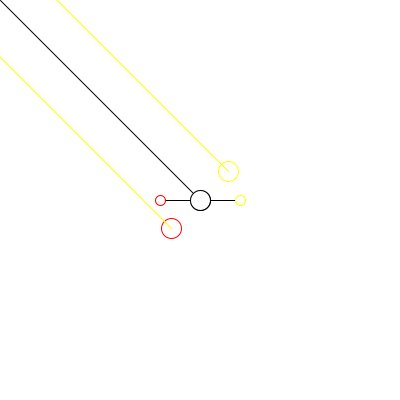
Frame 1 (no input)
Frame 60 (the mouse pressed at the canvas centre just before this capture): identical to frame 1, image omitted
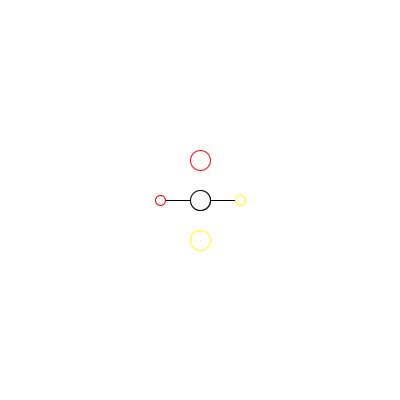
Frame 120 (the mouse held since frame 60 and released just before this capture)

The Processing sketch that drew these frames (run headless with seeded random() and noise(); from frame 60 on, the mouse is pressed at the canvas centre):

// Processing sketch: parallelLine2
// ── parallelLine2.pde
void setup()
{
  size(400, 400);

  perpPoint1 = new PVector(width/2-40, height/2);
  perpPoint2 = new PVector(width/2+40, height/2);
  centerPoint = PVector.add(perpPoint1, perpPoint2);
  centerPoint.mult(.5);
}

PVector perpPoint1, perpPoint2, centerPoint;
float mouseHeading;
void draw()
{
  background(255);
  stroke(0);
  ellipse(centerPoint.x, centerPoint.y, 20, 20);


  line(perpPoint1.x, perpPoint1.y, perpPoint2.x, perpPoint2.y);
  PVector loc = new PVector(width/2, height/2);
  PVector loc2 = new PVector(width/2+40, height/2);
  PVector loc3 = new PVector(width/2-40, height/2);
  PVector mouseLoc = new PVector(mouseX, mouseY);

  PVector diff1= PVector.sub(mouseLoc, loc);
  PVector diff2= PVector.sub(mouseLoc, loc2);
  PVector diff3= PVector.sub(mouseLoc, loc3);


  float d = diff1.dot(diff2);
  //println(d);

  float ang2 = diff1.heading();
  float ang3 = diff1.heading();
  //println(ang);

  float x2 = diff1.mag()*cos(ang2);
  float y2 = diff1.mag()*sin(ang2);

  float x3 = diff1.mag()*cos(ang3);
  float y3 = diff1.mag()*sin(ang3);
  PVector res2 = PVector.add(loc2, new PVector(x2, y2));
  PVector res3 = PVector.add(loc3, new PVector(x3, y3));
  line(loc.x, loc.y, mouseLoc.x, mouseLoc.y);
  //line(loc2.x, loc2.y, mouseX, mouseY);
  //line(loc2.x, loc2.y, res2.x, res2.y);

  //line(loc3.x, loc3.y, res3.x, res3.y);

  ellipse(centerPoint.x, centerPoint.y, 20, 20);
  stroke(255, 0, 0);
  ellipse(perpPoint1.x, perpPoint1.y, 10, 10);
  stroke(255, 255, 0);
  ellipse(perpPoint2.x, perpPoint2.y, 10, 10);

  mouseHeading=diff1.heading()+HALF_PI;
  float nx = (perpPoint1.x-centerPoint.x)*cos(mouseHeading) + (perpPoint1.y-centerPoint.y)*sin(mouseHeading) + centerPoint.x;
  float ny = (perpPoint1.x-centerPoint.x)*sin(mouseHeading) + (perpPoint1.y-centerPoint.y)*cos(mouseHeading) + centerPoint.y;
  PVector temp = new PVector(nx, ny);

  float nx2 = (perpPoint2.x-centerPoint.x)*cos(mouseHeading) + (perpPoint2.y-centerPoint.y)*sin(mouseHeading) + centerPoint.x;
  float ny2 = (perpPoint2.x-centerPoint.x)*sin(mouseHeading) + (perpPoint2.y-centerPoint.y)*cos(mouseHeading) + centerPoint.y;
  PVector temp2 = new PVector(nx2, ny2);
  //PVector temp = new PVector(perpPoint1.x, perpPoint1.y);
  //temp.sub(mouseLoc);
  //temp.rotate(perpPoint1.heading()+mouseHeading);
  //temp.add(mouseLoc);
  stroke(255, 0, 0);
  ellipse(temp.x, temp.y, 20, 20);
  stroke(255, 255, 0);
  ellipse(temp2.x, temp2.y, 20, 20);


  PVector end1 = new PVector(temp.x+diff1.mag()*cos(diff1.heading()), temp.y+diff1.mag()*sin(diff1.heading()));
  PVector end2 = new PVector(temp2.x+diff1.mag()*cos(diff1.heading()), temp2.y+diff1.mag()*sin(diff1.heading()));

  line(temp.x, temp.y, end1.x, end1.y);

  line(temp2.x, temp2.y, end2.x, end2.y);
}
